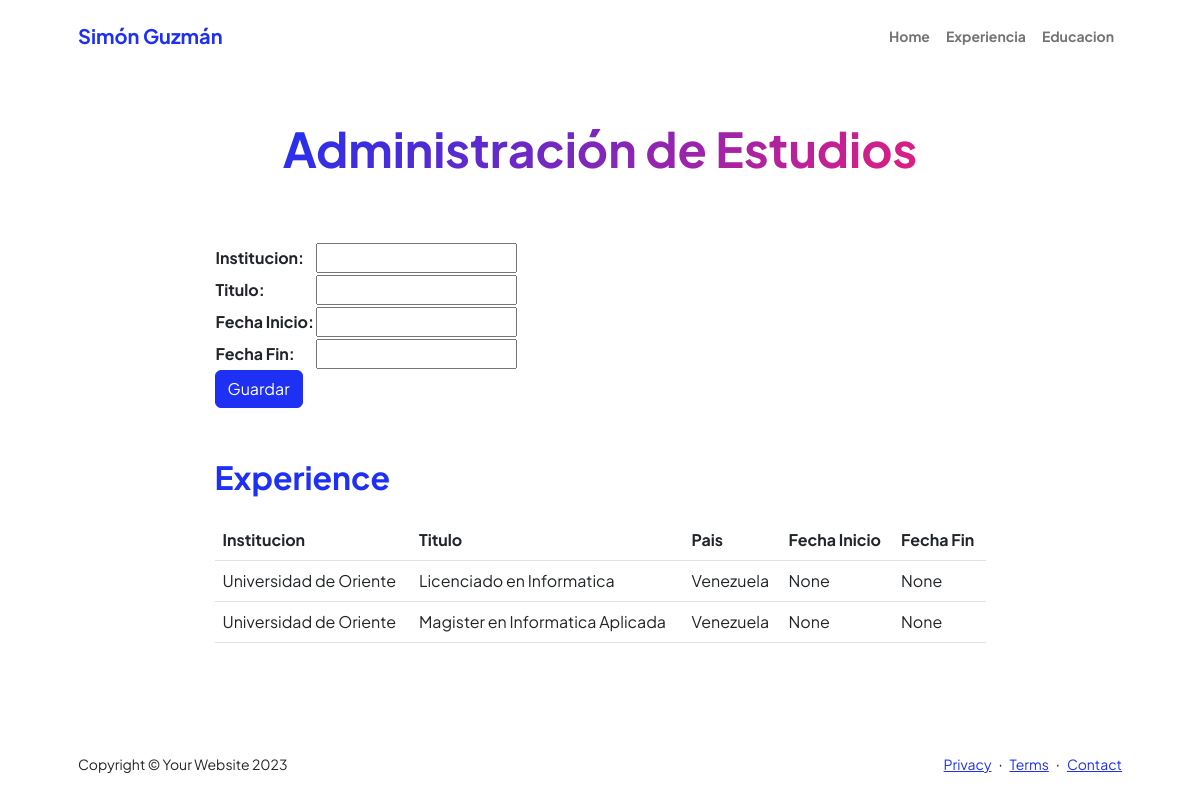
The page /AppCurriculum/educacion on the database as committed earlier.
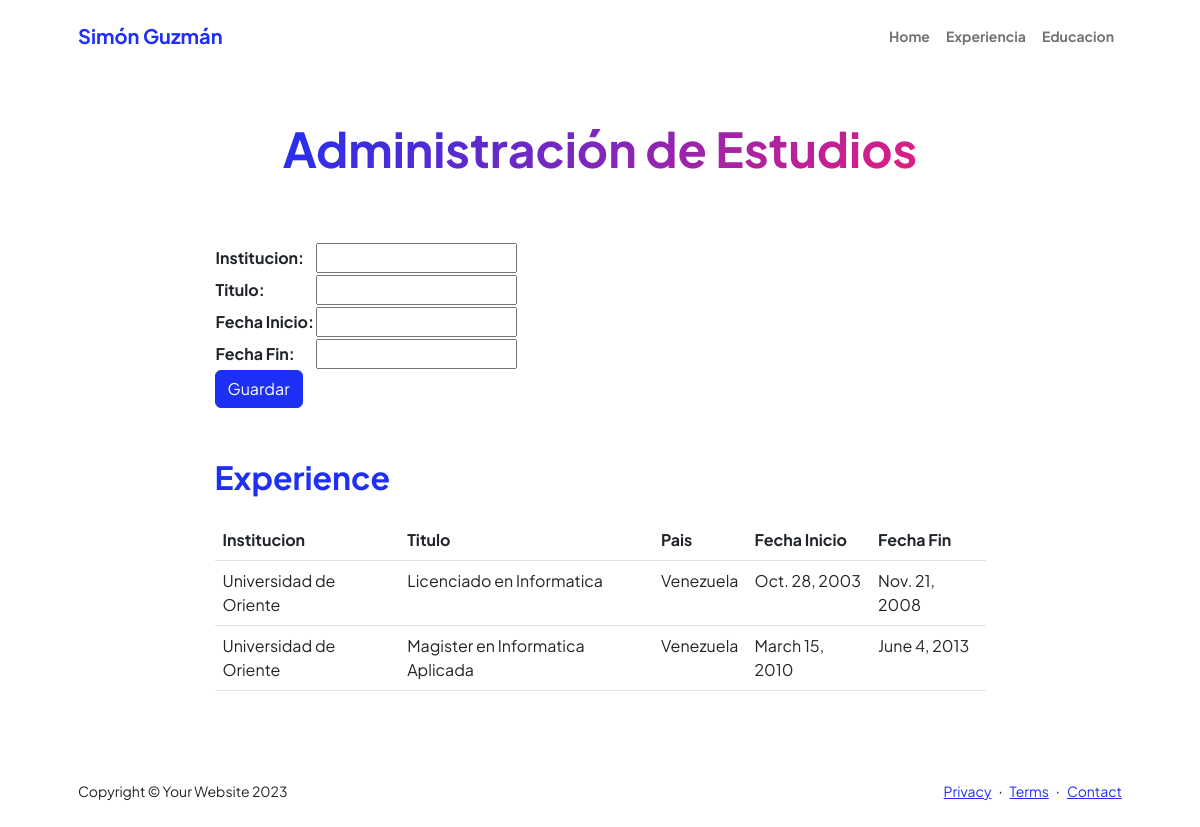
The same page on the database as committed later.
### AppCurriculum/models.py (models this page shows, shortened)
class Educacion(models.Model):
    institucion = models.CharField(max_length=100)
    titulo = models.CharField(max_length=100)
    periodo_inicio = models.DateField()
    periodo_fin = models.DateField(null=True, blank=True)  # Puede ser nulo si aún está estudiando

### AppCurriculum/views.py (the view)
# urls.py: path('educacion',views.estudio,name="Educacion"),
def estudio(request):
    estudios = Educacion.objects.all()
    if request.method == 'POST':
        miFormulario = EstudioFormulario(request.POST)
        if miFormulario.is_valid():
            if 'periodo_inicio'in request.POST and 'periodo_fin'in request.POST:
                informacion = miFormulario.cleaned_data
                exp = Educacion(institucion=informacion['institucion'],titulo=informacion['titulo'],periodo_fin=informacion['periodo_fin'],periodo_inicio=informacion['periodo_inicio'])
                exp.save()
                miFormulario = EstudioFormulario()
                return render(request,"AppCurriculum/educacion.html",{"estudios":estudios,"miFormulario":miFormulario,"resp":"Datos guardados Correctamente"})
            else:
                return render(request,"AppCurriculum/educacion.html",{"estudios":estudios,"miFormulario":miFormulario,"resp":"Datos No Gurdados"})
    else:
        miFormulario = EstudioFormulario()
    return render(request,"AppCurriculum/educacion.html",{"estudios":estudios,"miFormulario":miFormulario})

### AppCurriculum/forms.py
class EstudioFormulario(forms.Form):
    institucion = forms.CharField(label='Institucion', max_length=100)
    titulo = forms.CharField(label='Titulo', max_length=100)
    periodo_inicio = forms.DateField(label='Fecha Inicio')
    periodo_fin = forms.DateField(label='Fecha Fin')
    def __init__(self, *args, **kwargs):
        super().__init__(*args, **kwargs)
        self.helper = FormHelper(self)
        self.helper.layout = Layout(
            'institucion',
            'titulo',
            'fecha_inicio',
            'fecha_fin',
            Submit('submit', 'Guardar', css_class='btn btn-primary')
        )

### AppCurriculum/templates/AppCurriculum/educacion.html (shortened to what this page needs)
{% extends "AppCurriculum/template.html" %}
{% load static %}
{% block datosDinamicos %}
<div class="container px-5 my-5">
    <div class="text-center mb-5">
        <h1 class="display-5 fw-bolder mb-0"><span class="text-gradient d-inline">Administración de Estudios</span></h1>
    </div>
    <div class="row gx-5 justify-content-center">
        <div class="col-lg-11 col-xl-9 col-xxl-8">
              <section style="margin-bottom: 50px;">
              <form action="" method="POST">{% csrf_token %}
                <table>
                    <div class="mb-3">
                    {{ miFormulario.as_table}}
                    </div>
                </table>
                <input class="btn btn-primary" type="submit" value="Guardar">
              </form>
            </section>
            <section>
                <table class="table caption-top">
                    <div class="d-flex align-items-center justify-content-between mb-4">
                        <h2 class="text-primary fw-bolder mb-0">Experience</h2>
                    </div>
                    <thead>
                      <tr>
                        <th scope="col">Institucion</th>
                        <th scope="col">Titulo</th>
                        <th scope="col">Pais</th>
                        <th scope="col">Fecha Inicio</th>
                        <th scope="col">Fecha Fin</th>
                      </tr>
                    </thead>
                    <tbody>
                      {% for info in estudios %}
                      <tr>
                        <td>{{info.institucion}}</td>
                        <td>{{info.titulo}}</td>
                        <td>Venezuela</td>
                        <td>{{info.periodo_inicio}}</td>
                        <td>{{info.periodo_fin}}</td>
                      </tr>
                      {% endfor%}
                    </tbody>
                </table>
            </section>
        </div>
    </div>
</div>
{% endblock %}

Rows that differ between the two databases and show on the page:
changed Educacion "Licenciado en Informatica": periodo_inicio "None" → "Oct. 28, 2003"; periodo_fin "None" → "Nov. 21, 2008"
changed Educacion "Magister en Informatica Aplicada": periodo_inicio "None" → "March 15, 2010"; periodo_fin "None" → "June 4, 2013"
